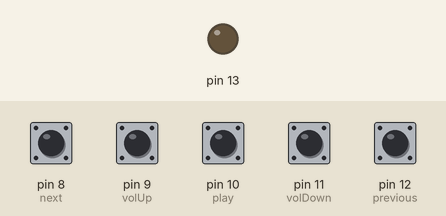
Simulated run of this sketch. Board: Arduino Uno, built with avr-gcc and run on an emulated ATmega328P. Parts: output pins drawn as LEDs (lit = HIGH). Inputs (shaded band) come from the test bench; at power-on: pin 8 (next), pin 9 (volUp), pin 10 (play), pin 11 (volDown), pin 12 (previous) HIGH.

Above: at 1.2 s.
1.3 s: pin 8 (next) pulled LOW for 0.15 s
At 1.35 s:
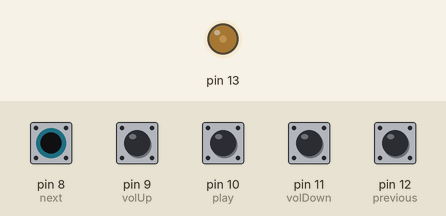
3.0 s: pin 9 (volUp) pulled LOW for 1 s
6.0 s: pin 10 (play) pulled LOW for 1 s
9.0 s: pin 12 (previous) pulled LOW for 0.15 s
At 10.6 s:
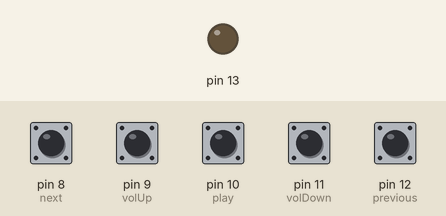
12.0 s: pin 8 (next) pulled LOW for 1 s
15.0 s: pin 12 (previous) pulled LOW for 1 s
Timing chart, 0 to 18.0 s (numbered marks = the images above; inputs shaded):
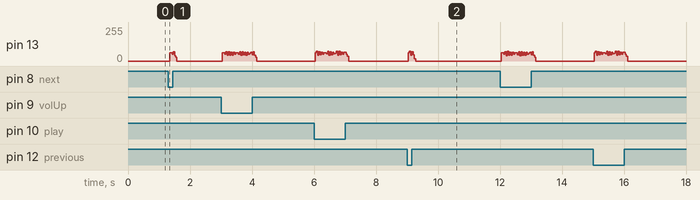

The sketch:

Apple_TV_remote.ino
```cpp
//Arduino Apple Remote

#include <AppleRemoteSender.h> //Stuff for the remote controller

int irLed = 13;      // IR LED connected to digital pin 13

byte remoteID = 0x05; //Stuff for the remote controller
AppleRemoteSender ars = AppleRemoteSender(irLed, remoteID); //Stuff for the remote controller

//Control Buttons
int play = 10;
int next = 8;
int previous = 12;
int volUp = 9;
int volDown = 11;

// The setup() method runs once, when the sketch starts
void setup()   {
  // initialize the digital pin as an output:
  pinMode(play, INPUT);
  pinMode(next, INPUT);
  pinMode(previous, INPUT);
  pinMode(volUp, INPUT);
  pinMode(volDown, INPUT);
  digitalWrite(next, HIGH);
  digitalWrite(previous, HIGH);
  digitalWrite(volUp, HIGH);
  digitalWrite(volDown, HIGH);
  digitalWrite(play, HIGH);

}

// the loop() method runs over and over again,
// as long as the Arduino has power

void loop()
{

  if(digitalRead(play) == LOW){
    ars.play(); //Transmit the codes for Play/Pause
    ars.play();
    ars.play();
  }
  else if(digitalRead(next) == LOW){
    ars.right(); //Transmit the codes for Next
    ars.right();
    ars.right();
  }
  else if(digitalRead(previous) == LOW){
    ars.left(); //Transmit the codes for Previous
    ars.left();
    ars.left();
  }
  else if(digitalRead(volUp) == LOW){
    ars.up(); //Transmit the codes for Volume Up
    ars.up();
    ars.up();
  }
  else if(digitalRead(volDown) == LOW){
    ars.down(); //Transmit the codes for Volume Down
    ars.down();
    ars.down();
  }
}
```

Measured:
- after the input at 1.3 s, pin 13: 0/255 → 61/255 at once, → 0/255 0.08 s later
